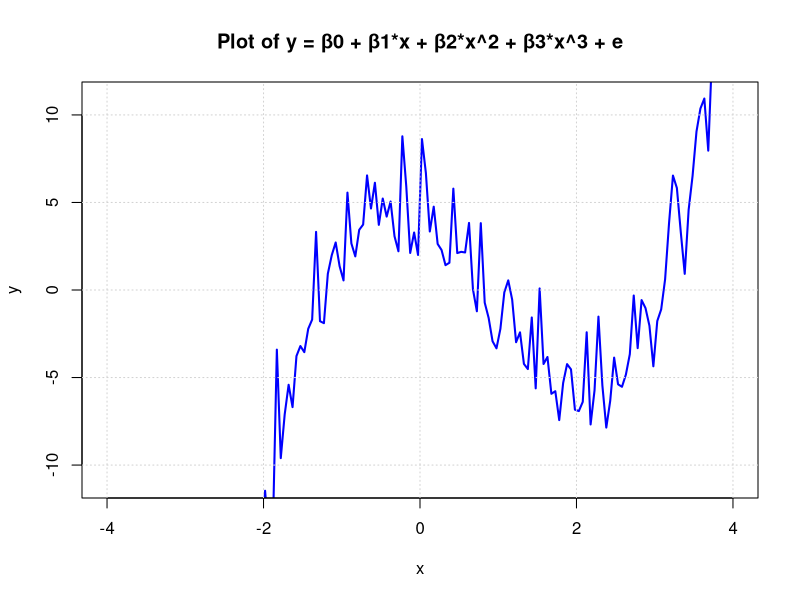
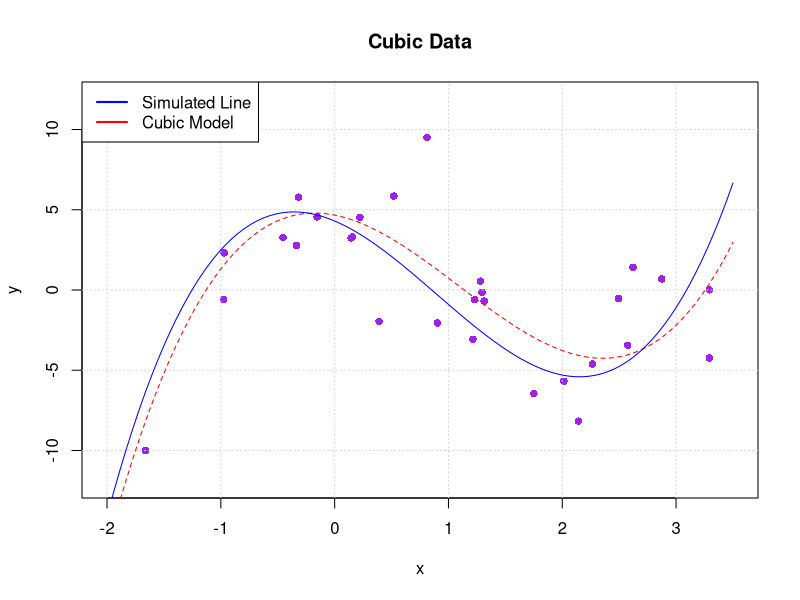
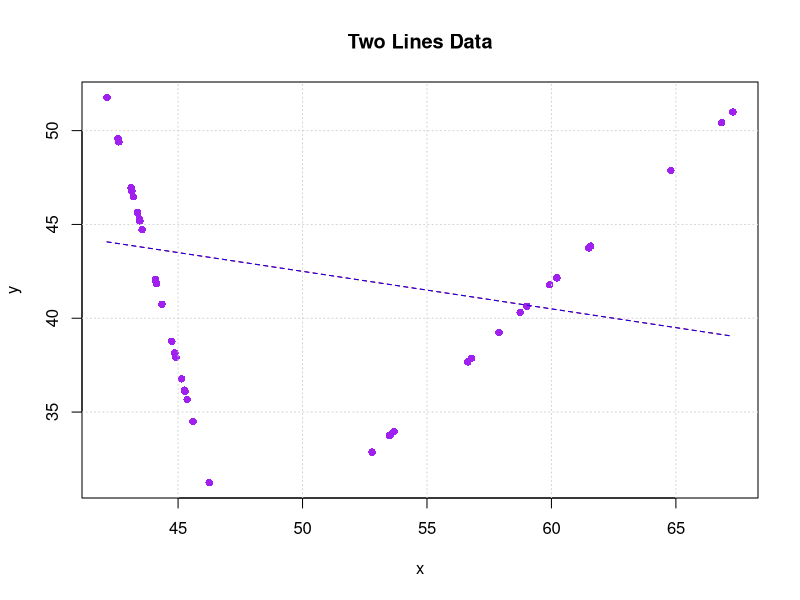

Write the R code that produced these figures, in order.
## ---- chunk 1

β0 = 4.3
β1 = -3
β2 = -3.5
β3 = 1.3

x <- seq(-10, 10, length.out = 400)

# Generate random error term
set.seed(123)  # Setting seed for reproducibility
e <- rnorm(length(x), mean = 0, sd = 2)

y = β0 + β1*x + β2*x^2 + β3*x^3 + e


plot(x, y, type = "l", col = "blue", lwd = 2, 
     xlab = "x", ylab = "y", 
     main = "Plot of y = β0 + β1*x + β2*x^2 + β3*x^3 + e",
     xlim = c(-4, 4), ylim = c(-11, 11))  # Adjusted xlim and ylim
grid()


## ---- chunk 2
# Define coefficients
β0 <- 4.3
β1 <- -3
β2 <- -3.5
β3 <- 1.3

# Generate x values
num_values <- 30
min_value <- -2
max_value <- 4
set.seed(100)  # Setting seed for reproducibility
xvals <- runif(num_values, min = min_value, max = max_value)

# Generate random error term
error <- rnorm(length(xvals), mean = 0, sd = 4)  # Generating normally distributed errors

# Initialize yvals as an empty vector
yvals <- numeric(length(xvals))

# Calculate corresponding y values using a loop
for (i in seq_along(xvals)) {
  x <- xvals[i]
  y <- β0 + β1 * x + β2 * (x^2) + β3 * (x^3) + error[i]
  yvals[i] <- y
}

# Combine x and y values into a data frame
cubic_data <- data.frame(x = xvals, y = yvals)

# Plot
plot(cubic_data, col = "purple", 
     xlab = "x", ylab = "y", 
     main = "Cubic Data", pch = 16,
      xlim = c(-2, 3.5), ylim = c(-12, 12))
grid()

lmc <- lm(y ~ x + I(x^2) + I(x^3), data = cubic_data)

# Add cubic regression curve to the plot
b <- coef(lmc)

curve(b[1] + b[2]*x + b[3]*x^2 + b[4]*x^3, add=TRUE, col = "red", lty="dashed")
curve(4.3 + -3*x + -3.5*x^2 + 1.3*x^3, add=TRUE, col="blue" )

legend("topleft", legend = c("Simulated Line", "Cubic Model"),
       col = c("blue", "red"), lty = 1, lwd = 2)

## ---- chunk 3
β0 = 52.5
β1 = -.2
β2 = -26
β3 = 1

num_values <- 40
min_value <- 30
max_value <- 52
set.seed(100)  # Setting seed for reproducibility
x <- runif(num_values, min = min_value, max = max_value)

# Generate random error term
error <- rnorm(num_values, mean = 0, sd = 0)  # Generating normally distributed errors

# Calculate corresponding y values using a loop

  x2 <- sample(0:1, num_values, replace = TRUE)

  y <- β0 + β1 * x + β2 * x2 + β3 *x * x2 + error

# Combine x and y values into a data frame
twolines_data <- data.frame(x = x, y = y, x2 = x2)

# Plot
plot(x~y,data=twolines_data, col = "purple", 
     xlab = "x", ylab = "y", 
     main = "Two Lines Data", pch = 16
     #,xlim = c(29, 52), ylim = c(25, 60)
     )
grid()
## ---- chunk 4
lm2l <- lm(y ~ x + x2 + x:x2, data=twolines_data)

# Add cubic regression curve to the plot
b <- coef(lm2l)
print(b)

x2=0
curve(b[1] + b[2]*x + b[3]*x2 + b[4]*x*x2, add=TRUE, col = "red", lty="dashed")
x2=1
curve(b[1] + b[2]*x + b[3]*x2 + b[4]*x*x2, add=TRUE, col = "pink", lty="dashed")

β0 = 52.5
β1 = -.2
β2 = -26
β3 = 1

x2=0
curve( β0+ β1*x + β2*x2 + β3*x*x2, add=TRUE, col = "blue", lty="dashed")
x2=1
curve( β0+ β1*x + β2*x2 + β3*x*x2, add=TRUE, col = "lightblue", lty="dashed")

# legend("topleft", legend = c("Simulated Two Lines 1", "STL 2", "2L Model", "2LM2"),
#        col = c("red","pink","blue","lightblue"), lty = 1, lwd = 2")


